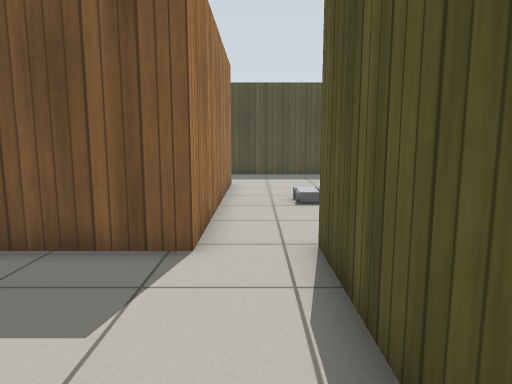
View 1 (above)

15 first-person views from a walk through a robot-simulator world made for Gazebo. The camera is 0.94 m above the floor, tilts 8° down and sees 70° across. The floor is counted in squares, 0.5 m on a side. Each view is taken from the middle of a square. On the plan, view 1 faces up. The plan holds only what a view shows up to about 18 squares ahead; the rest is blank. The robots in the file are not drawn. Simple patterns stand in for the simulator's built-in surfaces.

View 2
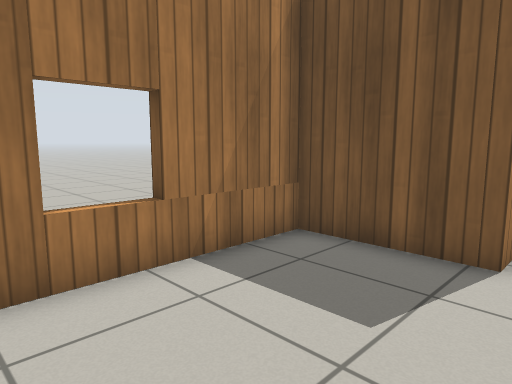

View 3
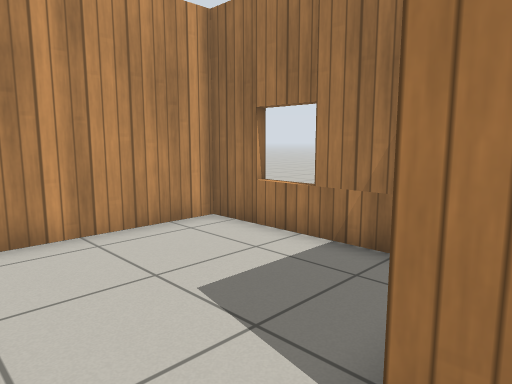

View 4
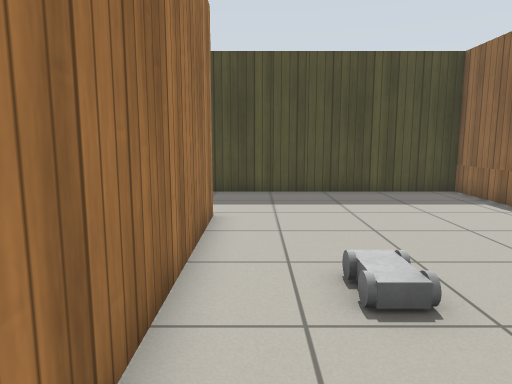

View 5
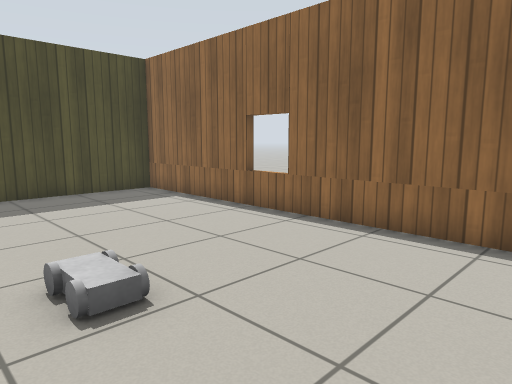

View 6
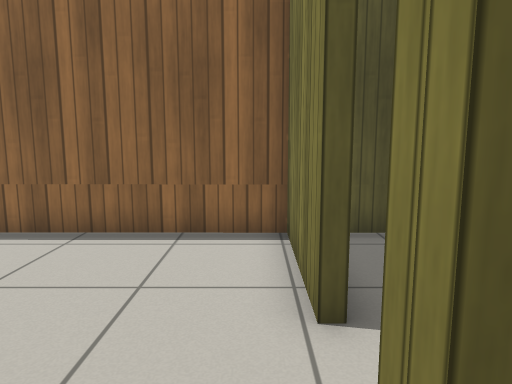

View 7
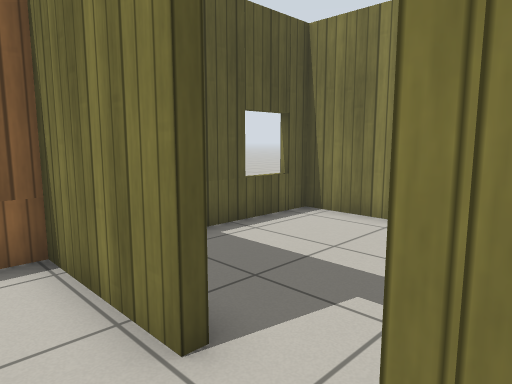

View 8
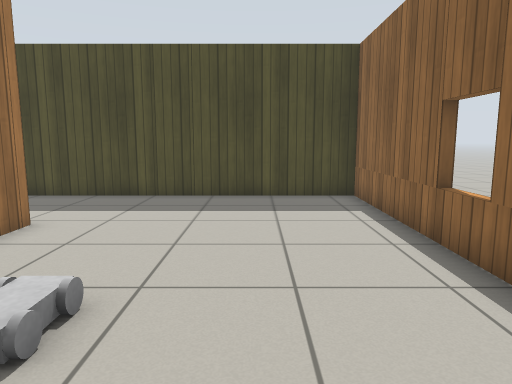

View 9
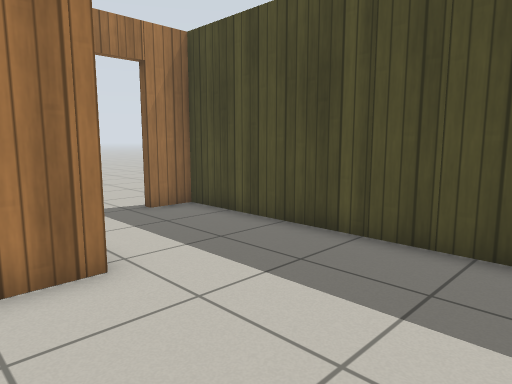

View 10
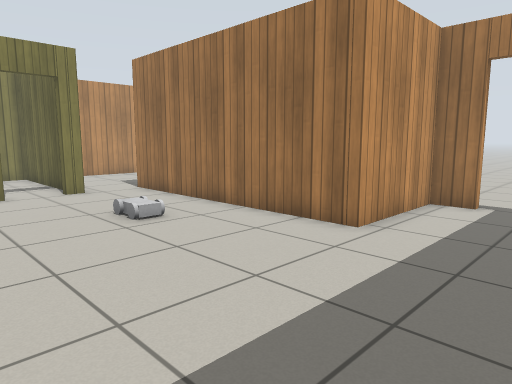

View 11
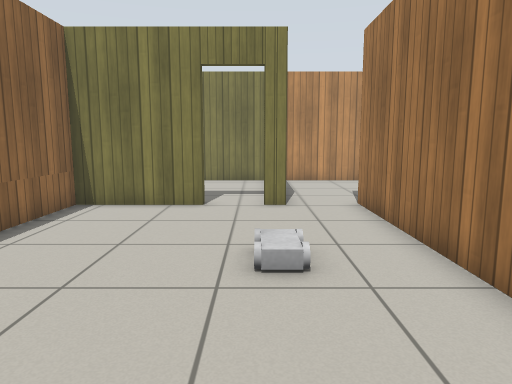

View 12
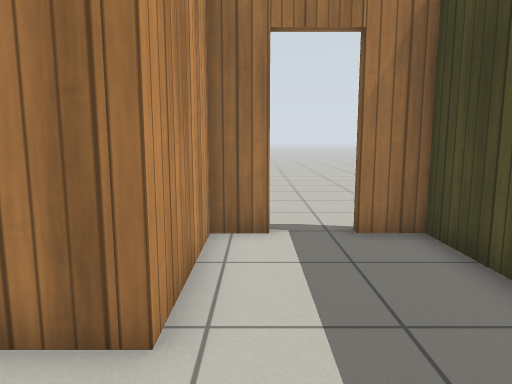

View 13
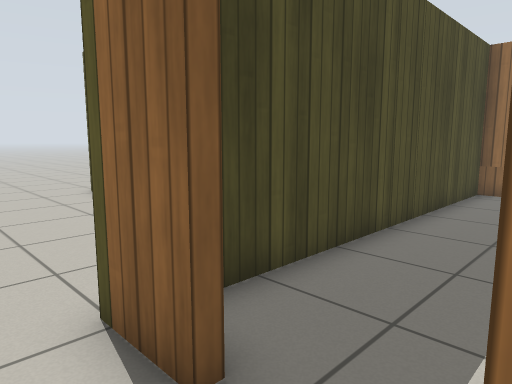

View 14
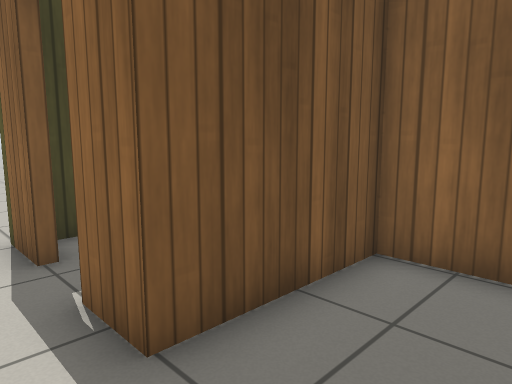

View 15
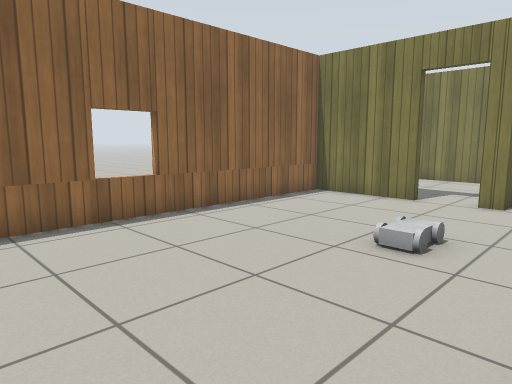

### Floor plan
Points are (right, up) in squares from view 1. A wall is a line through its corners. A room is listed if a view was taken in it or the views show most of it. See-through windows are left out.
Room 1 (views 1, 2)
walls: (-1.1, 6.1) (-4.8, 6.1) (-4.8, -0.3) (0.6, -0.3); (1.1, 1.4) (1.1, 6.4)
ways out: opening at (0, 6) to room 2
Room 2 (views 3, 4, 5, 6, 7, 8, 9, 10, 11, 12, 15)
walls: (1.1, 6.4) (1.9, 6.4); (3.5, 6.4) (7.3, 6.4) (7.4, 20.5) (-5.3, 20.5) (-5.3, 19); (-5.3, 17.4) (-5.3, 16.1) (-1.1, 16.1) (-1.1, 6.1)
ways out: opening at (0, 6) to room 1; open door at (-5.3, 18.3) to room 3; open door at (2.5, 6) to room 4
Room 3 (views 13, 14)
walls: (-1.4, 13.9) (-1.4, 15.8) (-5.6, 15.8) (-5.6, 17.4); (-5.6, 19) (-5.6, 20.9)
ways out: open door at (-5.3, 18.3) to room 2
Room 4 (no view inside)
walls: (1.4, 5) (1.4, -0.3) (7.3, -0.3) (7.3, 5.2)
ways out: open door at (2.5, 6) to room 2

Positions as (right, up) in squares from view 1, and headings:
1: (0, 0), facing up
2: (0, 0), facing up-left
3: (1, 7), facing down-left
4: (0, 7), facing up
5: (0, 7), facing up-right
6: (0, 7), facing right
7: (1, 8), facing down-right
8: (4, 8), facing up
9: (4, 14), facing up-left
10: (6, 20), facing down-left
11: (2, 17), facing down
12: (2, 17), facing left
13: (-7, 17), facing up-right
14: (-7, 13), facing up-right
15: (-1, 18), facing down-right
